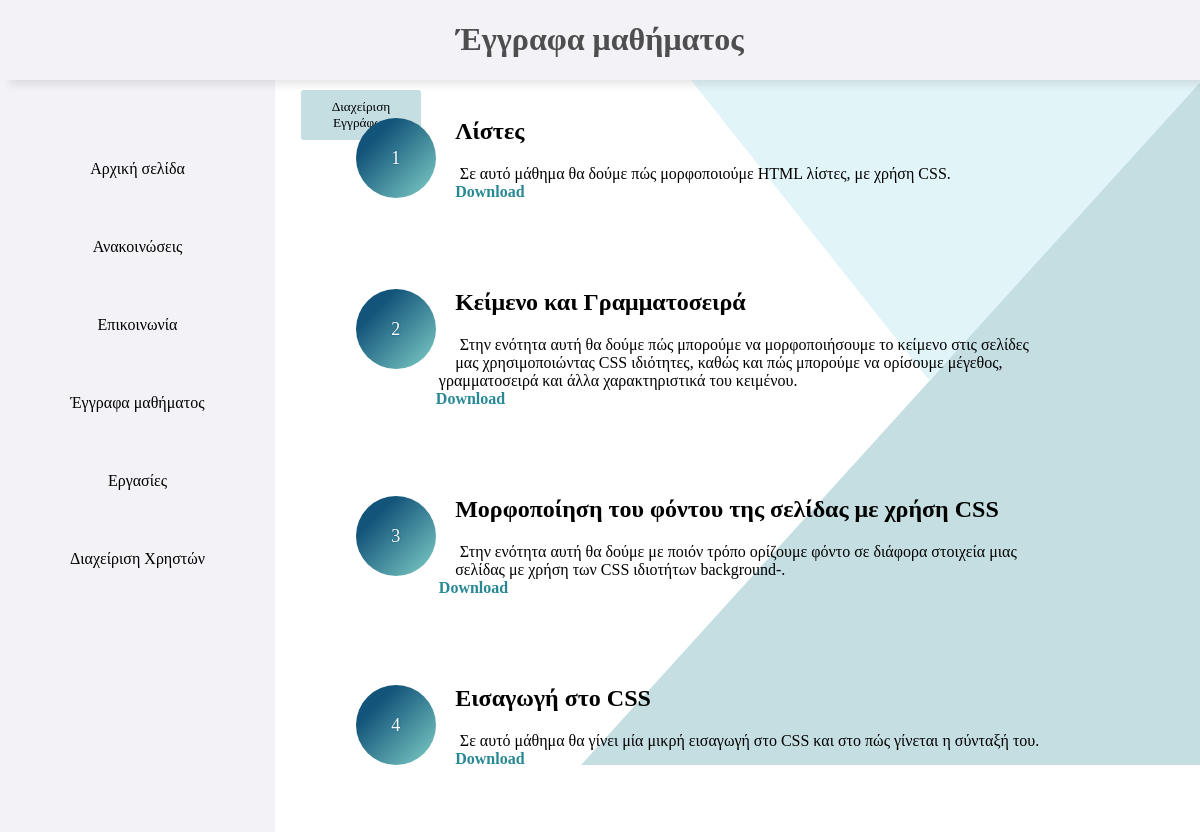
/ergasiaEPDmerosB/documentsTutor.php, run on the app's committed database.
### tables this page shows
CREATE TABLE `documents` (
  `iddocuments` int(11) NOT NULL,
  `title` varchar(50) NOT NULL,
  `description` mediumtext NOT NULL,
  `file_name` varchar(350) NOT NULL
);

### ergasiaEPDmerosB/documentsTutor.php (the view, shortened to what this page needs)
<?php
$servername = "webpagesdb.it.auth.gr:3306";
$username = "dbuser3471";
$password = "Ylg0#5t9";
$db="student3471partB";
$link = mysqli_connect($servername, $username, $password, $db);
mysqli_set_charset($link, "utf8");
$sql = mysqli_query($link,"SELECT * FROM documents ORDER BY iddocuments DESC");
?>
<!DOCTYPE html>
<html lang="en">
<head>
    <link rel="stylesheet" href="style.css">
    <link rel="stylesheet" href="documents.css">
    <link rel="stylesheet" href="triangles.css">
    <link rel="stylesheet" href="changeForms.css">
</head>
<body>
<div class="titleOfPage">
    <h1>Έγγραφα μαθήματος</h1>
</div>
<div class="menu">
    <div class="menuButtons">
        <button class="button"><a href="arxikiTutor.php">Αρχική σελίδα</a></button>
        <button class="button"><a href="announcementTutor.php">Ανακοινώσεις</a></button>
        <button class="button"><a href="communicationTutor.php">Επικοινωνία</a></button>
        <button class="button"><a href="documentsTutor.php">Έγγραφα μαθήματος</a></button>
        <button class="button"><a href="homeworkTutor.php">Εργασίες</a></button>
        <button class="button"><a href="users.php">Διαχείριση Χρηστών</a></button>
    </div>
</div>
<div class="pageContent">
    <button class="ann"><a href="configDoc.php" style="text-decoration: none;">Διαχείριση Εγγράφων</a></button>
    <div class="triangleLeft"></div>
    <div class="triangleDown"></div>
</div>
    <ol>
        <?php
            while ($rows=$sql->fetch_assoc()){
        ?>
        <li class="item">
            <h2><?php echo $rows['title'];?></h2>
            <p> <?php echo $rows['description'];?><br>
                <a href="<?php echo $rows['file_name'];?>" download="<?php echo $rows['file_name'];?>"><strong>Download</strong></a>
            </p>
        </li>
        <?php
            }
        ?>
    </ol>
</body>
</html>

### ergasiaEPDmerosB/style.css (style rules this page uses)
body { font-family: "Century Gothic"; }
h1 { color: rgba(0, 0, 0, 0.68); }
h2 { color: black; margin-left: 80px; margin-top: 40px; }
strong { color: #4eabb7; }
.titleOfPage { background: #f2f2f7; box-shadow: 10px 5px 7px rgba(128, 128, 128, 0.18); z-index: 99999; position:fixed; width: 100%; left: 0; height: 80px; min-height: 30px; top:0; text-align: center; }
.menu { background: #f2f2f7; position: fixed; top: 80px; left:0; width: 275px; height: calc(100% - 150px); padding: 50px 0; z-index: 1; }
.menuButtons { cursor: pointer; width: 100%; left: 0; border-radius: 20px; }
.button { background: #f2f2f7; padding: 30px 10px; width: 100%; text-align: center; border: none; text-decoration: none; transition: background-color 0.5s ease; }
.button a { font-family: "Century Gothic"; font-size: medium; text-decoration: none; color: black; display: block; }
.pageContent { position: fixed; left:291px; top:80px; height: calc(100% - 102px); width: calc(100% - 295px); background-color: #ffffff; display: inline-block; padding: 10px 10px 10px 10px; }

### ergasiaEPDmerosB/documents.css (style rules this page uses)
ol { list-style: none; margin-top: 10%; margin-left: 26%; margin-right: 5%; }
.item { display: block; clear: both; counter-increment: list; padding-bottom: 2rem; position: relative; }
.item:before { content: counter(list); width: 5rem; height: 5rem; float: left; margin: 0 1.5rem 0.75rem 0; color: #fdfdfd; background: #13547a linear-gradient(to bottom right, #13547a 25%, #80d0c7); text-shadow: 0 0 2px #13547a; border-radius: 50%; display: inline-flex; align-items: center; justify-content: center; font-size: large; shape-outside: ellipse(); z-index: 1; }
.item:after { width: 2.5rem; height: 2.5rem; position: absolute; top: 0; left: 0; content: ""; background: #13547a; z-index: -1; border-top-left-radius: 3px; }
p { margin-left: 80px; margin-right: 80px; }
a { text-decoration-color: #4eabb7; }
a strong { color: #288994; }

### ergasiaEPDmerosB/triangles.css (style rules this page uses)
.triangleLeft { position: absolute; width: 0; height: 0; top: -2%; right: 0; border-left: 635px solid transparent; border-bottom: 700px solid #C4DEE2; }
.triangleDown { position: absolute; width: 0; height: 0; top: -2%; right: -3%; border-left: 250px solid transparent; border-right: 315px solid transparent; border-top: 315px solid #E1F4F8; z-index: -1; }

### ergasiaEPDmerosB/changeForms.css (style rules this page uses)
body { font-family: "Century Gothic"; overflow: auto; scroll-behavior: smooth; }
h1 { text-align: center; }
a { text-decoration: none; color: black; }
h2 { margin-left: 80px; }
.ann { font-family: "Century Gothic"; width: 120px; height: 50px; background-color: #C4DEE2; text-align: center; border-radius: 3px; border: none; text-decoration: none; }

### data on the page
documents: title "Λίστες", description "Σε αυτό μάθημα θα δούμε πώς μορφοποιούμε HTML λίστες, με χρήση CSS."
documents: title "Κείμενο και Γραμματοσειρά", description "Στην ενότητα αυτή θα δούμε πώς μπορούμε να μορφοποιήσουμε το κείμενο στις σελίδες μας χρησιμοποιώντας CSS ιδιότητες, καθώς και πώς μπορούμε να ορίσουμε μέγεθος, γραμματοσειρά και άλλα χαρακτηριστικά του κειμένου."
documents: title "Μορφοποίηση του φόντου της σελίδας με χρήση CSS", description "Στην ενότητα αυτή θα δούμε με ποιόν τρόπο ορίζουμε φόντο σε διάφορα στοιχεία μιας σελίδας με χρήση των CSS ιδιοτήτων background-."
documents: title "Εισαγωγή στο CSS", description "Σε αυτό μάθημα θα γίνει μία μικρή εισαγωγή στο CSS και στο πώς γίνεται η σύνταξή του."
